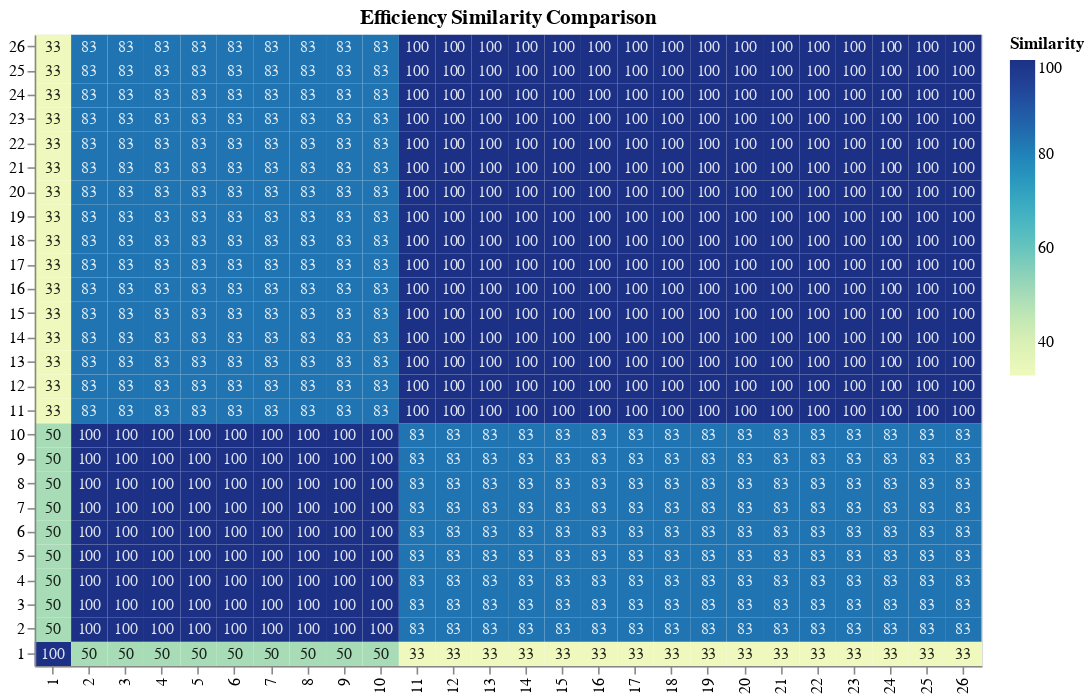

Source (notebook cell):
### Code cell
dfplot = pd.DataFrame({'x': dfsimilarity["id_a"].ravel(),
                   'y': dfsimilarity["id_b"].ravel(),
                   'Similarity': dfsimilarity["similarity"].ravel()})
#alt.data_transformers.disable_max_rows()
chart = alt.Chart(dfplot).mark_rect().encode(
    x=alt.X('x:O', axis=alt.Axis(title="")),
    y=alt.Y('y:O', axis=alt.Axis(title=""), sort="descending"),
    color='Similarity:Q'
).properties(
    title=["Efficiency Similarity Comparison"]
)

text = chart.mark_text(baseline='middle').encode(
    text='Similarity:Q',
    color=alt.condition(
        alt.datum.Similarity < 80,
        alt.value('black'),
        alt.value('white')
    ),
    size=alt.value(10),
    opacity=alt.value(0.85)
)

# Draw the chart
plot = chart.properties(width=CHART_WIDTH, height=CHART_HEIGHT) + text
plot

### Figure 1 — Vega-Lite specification as saved in the notebook (floating-point values rounded to 4 significant figures; data arrays with more than 128 entries replaced by an {"elided": "..."} marker saying what was removed)
{"config": {"view": {"continuousWidth": 400, "continuousHeight": 300}}, "layer": [{"mark": "rect", "encoding": {"color": {"type": "quantitative", "field": "Similarity"}, "x": {"type": "ordinal", "axis": {"title": ""}, "field": "x"}, "y": {"type": "ordinal", "axis": {"title": ""}, "field": "y", "sort": "descending"}}, "height": 400, "title": ["Efficiency Similarity Comparison"], "width": 600}, {"mark": {"type": "text", "baseline": "middle"}, "encoding": {"color": {"condition": {"value": "black", "test": "(datum.Similarity < 80)"}, "value": "white"}, "opacity": {"value": 0.85}, "size": {"value": 10}, "text": {"type": "quantitative", "field": "Similarity"}, "x": {"type": "ordinal", "axis": {"title": ""}, "field": "x"}, "y": {"type": "ordinal", "axis": {"title": ""}, "field": "y", "sort": "descending"}}, "title": ["Efficiency Similarity Comparison"]}], "data": {"name": "data-fb60b2e20c3c136990d18d32401628c3"}, "$schema": "https://vega.github.io/schema/vega-lite/v4.8.1.json", "datasets": {"data-fb60b2e20c3c136990d18d32401628c3": {"elided": "676 records"}}}
